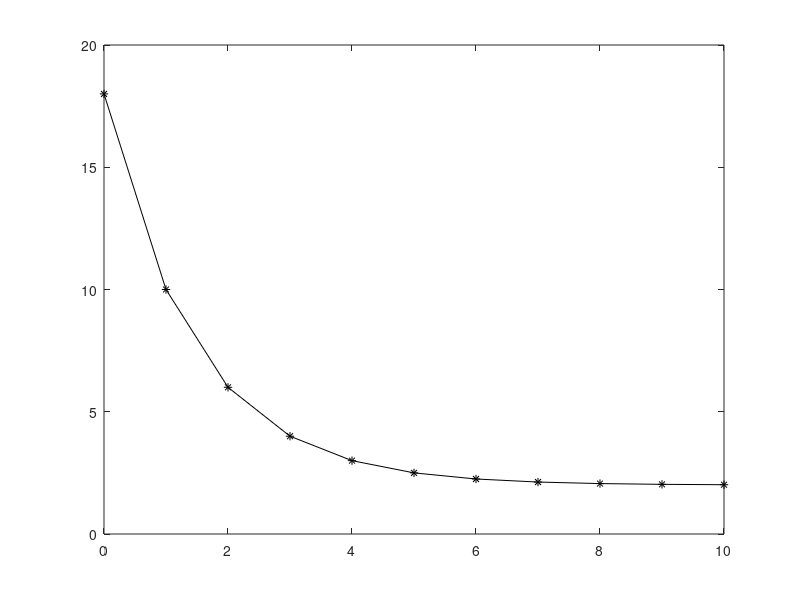
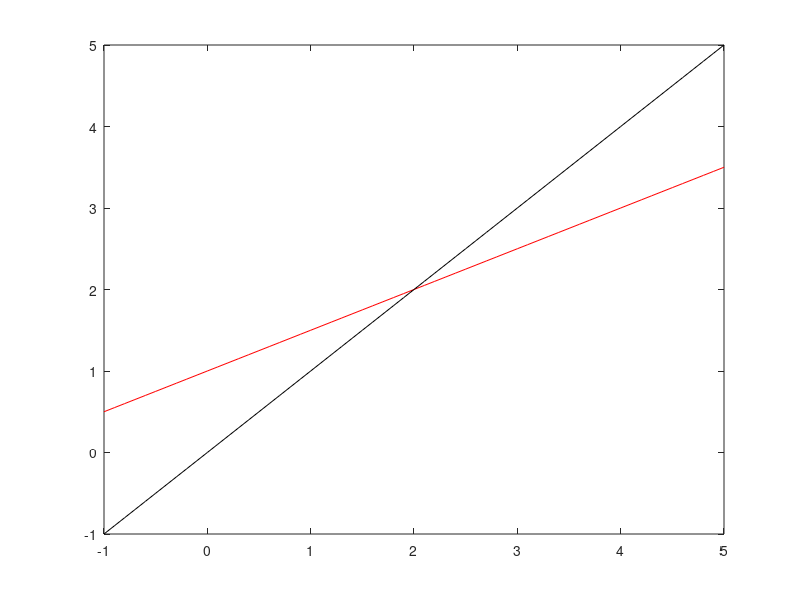

Write the MATLAB code that produced these figures, in order.
%% difference equation iteration

n = 10;
a = zeros(1,n+1); % initialize / pre-allocate

% parameter(s) & initial condition(s)
%r = 3.3; a(1) = 0.1;   % logistic example
a(1) = 18;

% iterate
for j = 2:(n+1)
    %a(j) = r*a(j-1)*(1-a(j-1));    % logistic map
    %a(j) = a(j-1) + 1;
    %a(j) = a(j-1) + (j-2);
    %a(j) = 2*a(j-1);
    a(j) = 0.5*a(j-1) + 1;
end

figure, plot(0:n,a,'k-*')

%% difference equation map

%f = @(a) 2*a;
f = @(a) 0.5*a + 1;

g = @(a) a;

t = -1:0.1:5;
figure, plot(t,f(t),'r',t,g(t),'k')
